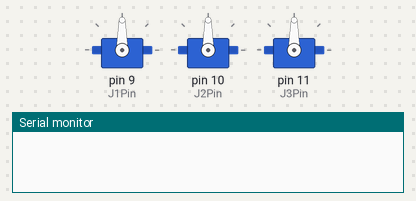
Simulated run of this sketch. Board: Arduino Uno, built with avr-gcc and run on an emulated ATmega328P. Parts: 3 × servo, the last lines printed to the serial monitor.

Above: at 0.1 s.
At 4.2 s:
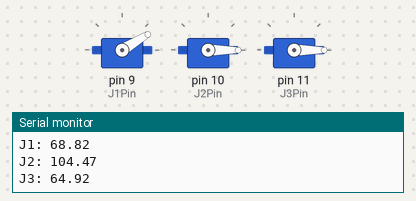
At 8.2 s:
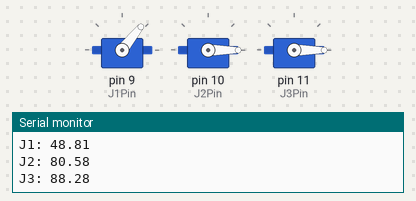
At 11.2 s:
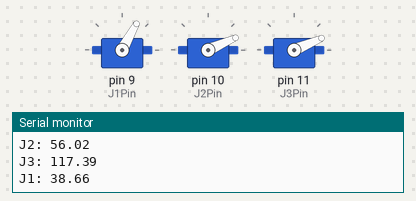
At 14.2 s:
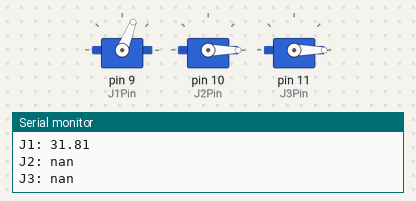
At 20.5 s:
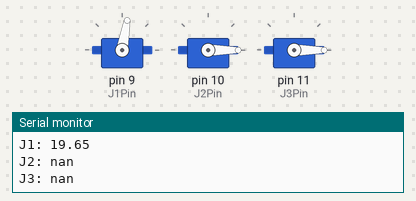
Timing chart, 0 to 22.0 s (numbered marks = the images above):
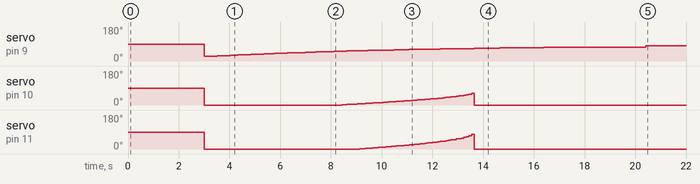

The sketch:

industrial_arm_robot_kinematics.ino
```cpp
#include <Servo.h>
#include <Math.h>
#include <Ramp.h>

// Debug
#define DEBUG
#ifdef DEBUG
  #define DEBUG_PRINTL(x)  Serial.println(x)
  #define DEBUG_PRINT(x)  Serial.print(x)
#else
  #define DEBUG_PRINTL(x)
  #define DEBUG_PRINT(x)
#endif

// MIDDLE LEFT LEG
//          x
//          ^
//          |
//          |
// y <------o

// Servo pins
#define J1Pin 9
#define J2Pin 10
#define J3Pin 11

#define J190 100
#define J290 80
#define J390 95


// Servos
Servo Joint1;
Servo Joint2;
Servo Joint3;

// Constants
const double J2L = 50.0; // Length of J2 (57 - 2.35)mm
const double J3L = 100.0; // Length of J3 110mm

const double Y_Rest =  90.0;
const double Z_Rest =  30.0;

const double J3_LegAngle = 15.4;

// Joint Variables
// double J1Act = 0.0;
// double J2Act = 0.0;
// double J3Act = 40.0;

// rampDouble J1Tar = 0.0;
// rampDouble J2Tar = 0.0;
// rampDouble J3Tar = 40.0;

// Command Variables
bool started = false;
bool ended = false;
uint8_t commandStep = 0;

// Commands

void setup() {
  // DEBUG
  #ifdef DEBUG
  Serial.begin(9600);
  #endif

  // Servo instances
  // Joint1.attach(J1Pin, 500, 2500);
  // Joint2.attach(J2Pin, 400, 2400);
  // Joint3.attach(J3Pin, 750, 2400);

  Joint1.attach(J1Pin);
  Joint2.attach(J2Pin);
  Joint3.attach(J3Pin);

  // UpdatePosition(0, 50, 30);
  // delay(3000);

  int go_from = -70;
  int go_till = 70;

  // X move
  // CartesianMove(0,0,0);
  // delay(2000);
  // for(int i = go_from; i<=go_till; i++){
  //   CartesianMove(i,0,0);
  //     delay(100);
  // }
  // delay(3000);

  // CartesianMove(0,0,0);
  // delay(1000);
    // Y move

  delay(3000);
  for(int i = go_from; i<=go_till; i++){
    CartesianMove(30,i,0);
      delay(100);
  }
  delay(3000);
  CartesianMove(0,50,0);
    // Z move
  // CartesianMove(0,0,0);
  // delay(3000);
  // for(int i = go_from; i<=go_till; i++){
  //   CartesianMove(0,0,i);
  //     delay(100);
  // }
  // delay(3000);

  // CartesianMove(0,0,10);
  // CartesianMove(10,0,0);

  // UpdatePosition(0, 50, 30);
  // CartesianMove(0,30,0);
  // CartesianMove(0,0,20);
  // CartesianMove(20,0,0);
  // delay(3000);
  // UpdatePosition(0, 50, 30);
  // CartesianMove(0,40,0);
  // CartesianMove(0,0,30);
  // CartesianMove(30,0,0);
  // delay(3000);

}

void loop() {
//cut
}

void CartesianMove(double X, double Y, double Z){
// OFFSET TO REST POSITION
X += 50;
Y += Y_Rest;
Z += Z_Rest;

// CALCULATE INVERSE KINEMATIC SOLUTION
double J1 = atan(X / Y) * (180 / PI);
double H = sqrt((Y * Y) + (X * X));
double L = sqrt((H * H) + (Z * Z));
double J3 = acos(   ((J2L * J2L) + (J3L * J3L) - (L * L))   /   (2 * J2L * J3L)   ) * (180 / PI);
double B = acos(   ((L * L) + (J2L * J2L) - (J3L * J3L))   /   (2 * L * J2L)   ) * (180 / PI);
double A = atan(Z / H) * (180 / PI);  // BECAUSE Z REST IS NEGATIVE, THIS RETURNS A NEGATIVE VALUE
double J2 = (B + A);  // BECAUSE 'A' IS NEGATIVE AT REST WE NEED TO INVERT '-' TO '+'

UpdatePosition(J1, J2, J3);
}

void UpdatePosition(double J1, double J2, double J3){
  // MOVE TO POSITION
  Joint1.write(J190 - J1);
  Joint2.write(J290 - J2);
  Joint3.write(J3 - J390);

  DEBUG_PRINT("J1: "); DEBUG_PRINTL(J1);
  DEBUG_PRINT("J2: "); DEBUG_PRINTL(J2);
  DEBUG_PRINT("J3: "); DEBUG_PRINTL(J3);
}
```
